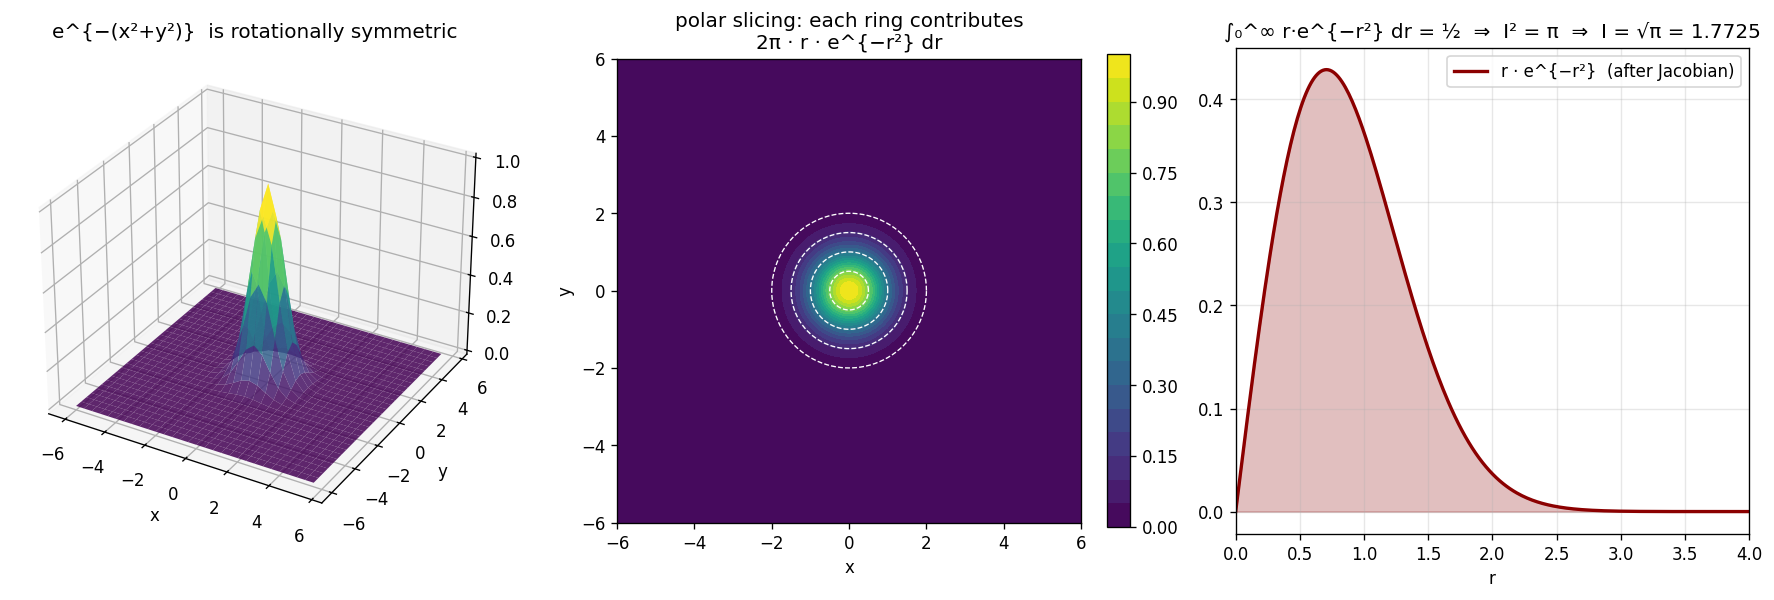

The Python source for this figure:
"""∫_{-∞}^{∞} e^{-x²} dx = √π — by changing one coordinate system.

The 1D integral has no elementary antiderivative. Squaring it and going to
polar coordinates makes it trivial:

    I² = (∫ e^{-x²} dx)(∫ e^{-y²} dy)
       = ∫∫ e^{-(x²+y²)} dx dy           (Fubini)
       = ∫₀^{2π} ∫₀^∞ e^{-r²} r dr dθ    (polar — note the r from the Jacobian)
       = 2π · ½ = π
    ⇒  I = √π.

The trick is not algebraic — it's recognising that the integrand has
*rotational symmetry*, and only polar coordinates expose it.
"""
import math
from pathlib import Path

import matplotlib.pyplot as plt
import numpy as np
import torch

# Numerical confirmation in both coordinate systems.
N = 600
L = 6.0
x = torch.linspace(-L, L, N, dtype=torch.float64)
y = torch.linspace(-L, L, N, dtype=torch.float64)
X, Y = torch.meshgrid(x, y, indexing="ij")
G = torch.exp(-(X ** 2 + Y ** 2))

cartesian = torch.trapezoid(torch.trapezoid(G, y, dim=1), x, dim=0).item()
print(f"Cartesian double integral  ∫∫ e^{{-(x²+y²)}} dx dy = {cartesian:.6f}")
print(f"Theoretical value (= π)                            = {math.pi:.6f}")

R = 8.0
r = torch.linspace(0, R, N, dtype=torch.float64)
theta = torch.linspace(0, 2 * math.pi, N, dtype=torch.float64)
integrand_polar = torch.exp(-r ** 2) * r           # Jacobian r
radial = torch.trapezoid(integrand_polar, r).item()
polar = radial * (2 * math.pi)
print(f"Polar form  2π · ∫₀^∞ e^{{-r²}} r dr           = {polar:.6f}")

I_1d = math.sqrt(cartesian)
print(f"\n⇒  ∫ e^{{-x²}} dx = √(double integral) = {I_1d:.6f}")
print(f"   √π                                  = {math.sqrt(math.pi):.6f}")

fig = plt.figure(figsize=(15, 5))

ax = fig.add_subplot(1, 3, 1, projection="3d")
stride = 20
ax.plot_surface(X[::stride, ::stride].numpy(),
                Y[::stride, ::stride].numpy(),
                G[::stride, ::stride].numpy(),
                cmap="viridis", alpha=0.85, edgecolor="none")
ax.set_title("e^{−(x²+y²)}  is rotationally symmetric")
ax.set_xlabel("x"); ax.set_ylabel("y")

ax = fig.add_subplot(1, 3, 2)
im = ax.contourf(X.numpy(), Y.numpy(), G.numpy(), levels=20, cmap="viridis")
for r_ring in [0.5, 1.0, 1.5, 2.0]:
    th = np.linspace(0, 2 * np.pi, 200)
    ax.plot(r_ring * np.cos(th), r_ring * np.sin(th), "w--", lw=0.8)
ax.set_aspect("equal")
ax.set_title("polar slicing: each ring contributes\n2π · r · e^{−r²} dr")
ax.set_xlabel("x"); ax.set_ylabel("y")
plt.colorbar(im, ax=ax, fraction=0.046)

ax = fig.add_subplot(1, 3, 3)
ax.plot(r.numpy(), integrand_polar.numpy(), "darkred", lw=2,
        label="r · e^{−r²}  (after Jacobian)")
ax.fill_between(r.numpy(), 0, integrand_polar.numpy(), color="darkred", alpha=0.25)
ax.set_title(f"∫₀^∞ r·e^{{−r²}} dr = ½  ⇒  I² = π  ⇒  I = √π = {math.sqrt(math.pi):.4f}")
ax.set_xlabel("r")
ax.legend()
ax.grid(alpha=0.3)
ax.set_xlim(0, 4)

plt.tight_layout()
out = Path(__file__).with_suffix(".png")
plt.savefig(out, dpi=120, bbox_inches="tight")
print(f"\nSaved: {out}")
